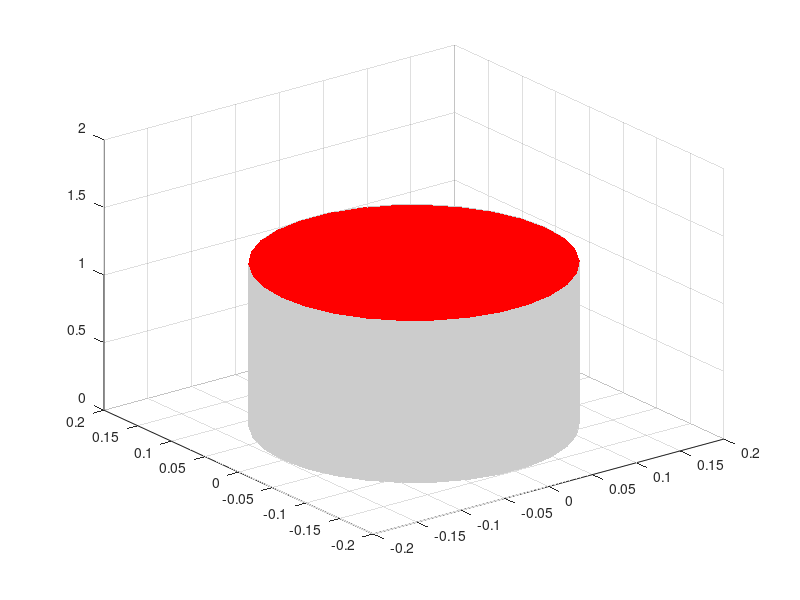

Write the MATLAB code that produced this figure.
function rocketTF = createRocket()

R = 0.15; H = 1.2; Hn = 0.4;
rocketTF = hgtransform;

[Xc,Yc,Zc] = cylinder(R,30);
Zc = Zc * H;
surf(Xc,Yc,Zc,'FaceColor',[0.8 0.8 0.8],...
    'EdgeColor','none','Parent',rocketTF);

[Xn,Yn,Zn] = cylinder([R 0],30);
Zn = Zn * Hn + H;
surf(Xn,Yn,Zn,'FaceColor','red',...
    'EdgeColor','none','Parent',rocketTF);
end
